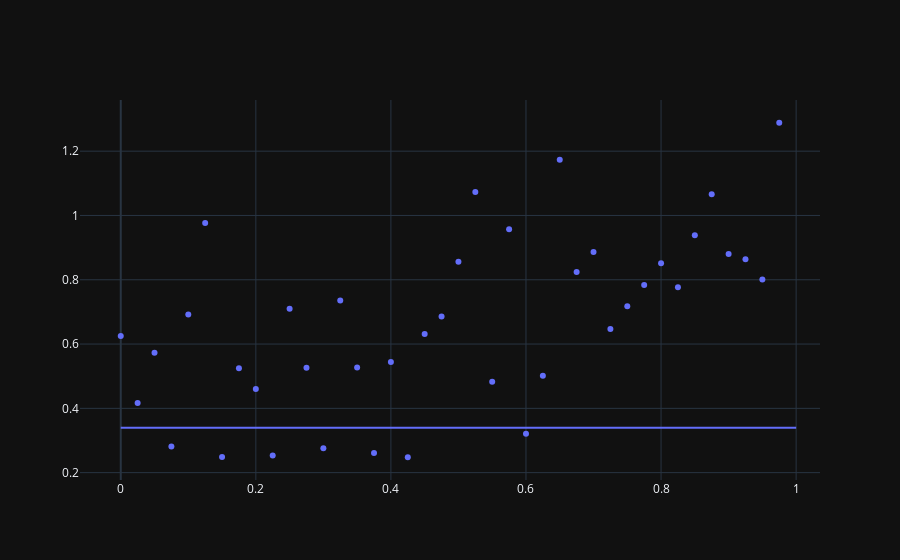

Notebook code for this chart:
### Markdown cell above
# Task 2 -- Investigating the loss curve


We are going to investigate how an algorithm navigates the L2 loss curve, first using Fortuna then using GD.

To this end we will use our very simple model $f_\theta(x) = \theta$ to model the training data given below.


### Task 2a
Visualize the model $f_\theta(x), \theta=0.34$ alongside the training data in the plot below.

### Code cell
import numpy as np
import plotly.express as px
import plotly.graph_objects as go


x_train = np.arange(0.0, 1.0, 0.025)
y_train = 0.4 + x_train * 0.55 + np.random.randn(x_train.shape[0])*0.2


figure = go.Figure(data=px.line(x=[0,1], y=[0.34, 0.34]).data + px.scatter(x=x_train, y=y_train, title="train dataset").data)
figure.show()

### Figure 1 — Plotly figure (JSON) as saved in the notebook; plotly's stock layout.template omitted (floating-point values rounded to 4 significant figures)
{"data": [{"hovertemplate": "x=%{x}<br>y=%{y}<extra></extra>", "legendgroup": "", "line": {"color": "#636efa", "dash": "solid"}, "marker": {"symbol": "circle"}, "mode": "lines", "name": "", "orientation": "v", "showlegend": false, "x": [0, 1], "xaxis": "x", "y": [0.34, 0.34], "yaxis": "y", "type": "scatter"}, {"hovertemplate": "x=%{x}<br>y=%{y}<extra></extra>", "legendgroup": "", "marker": {"color": "#636efa", "symbol": "circle"}, "mode": "markers", "name": "", "orientation": "v", "showlegend": false, "x": [0.0, 0.025, 0.05, 0.075, 0.1, 0.125, 0.15, 0.175, 0.2, 0.225, 0.25, 0.275, 0.3, 0.325, 0.35, 0.375, 0.4, 0.425, 0.45, 0.475, 0.5, 0.525, 0.55, 0.575, 0.6, 0.625, 0.65, 0.675, 0.7, 0.725, 0.75, 0.775, 0.8, 0.825, 0.85, 0.875, 0.9, 0.925, 0.95, 0.975], "xaxis": "x", "y": [0.6249, 0.4169, 0.5731, 0.2812, 0.6916, 0.9763, 0.2489, 0.5248, 0.4599, 0.253, 0.7098, 0.5264, 0.2762, 0.7352, 0.5275, 0.2612, 0.5444, 0.2479, 0.6311, 0.6856, 0.8563, 1.073, 0.4826, 0.9575, 0.3207, 0.5015, 1.173, 0.8241, 0.8863, 0.6465, 0.7179, 0.7839, 0.8512, 0.7768, 0.9383, 1.066, 0.8798, 0.8638, 0.8007, 1.288], "yaxis": "y", "type": "scatter"}], "layout": {}}
